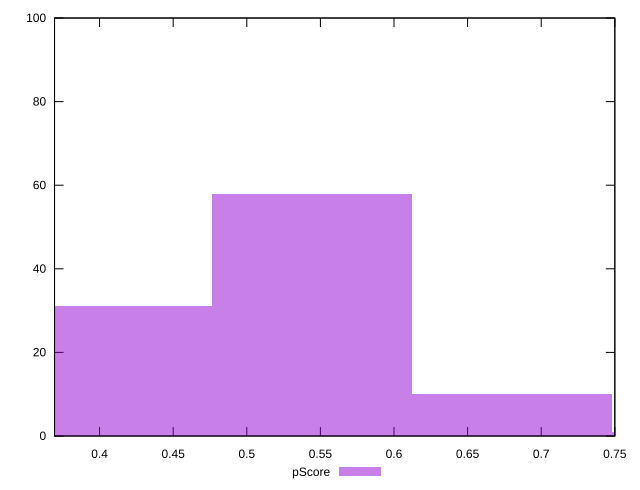

Source code (gnuplot):
reset

$pScore <<EOF
0.40810242766068366 31
0.5441365702142449 58
0.680170712767806 10
0.8162048553213673 1
EOF

set key outside below
set boxwidth 0.13603414255356122
set xrange [0.36941176470588233:0.75]
set yrange [0:100]
set trange [0:100]
set style fill transparent solid 0.5 noborder
set terminal svg size 640, 490 enhanced background rgb 'white'
set output "report_00015_2021-02-09T16-11-33.973Z/uses-http2/samples/pages+cached+noadtech/pScore/histogram.svg"

plot $pScore title "pScore" with boxes

reset
